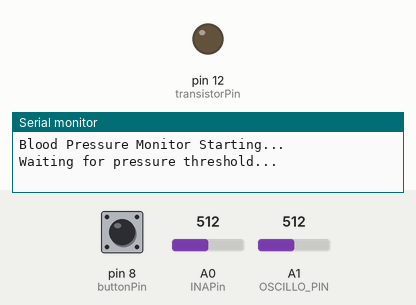
Recording of a sketch running on a simulated Arduino Uno, built with avr-gcc and run on an emulated ATmega328P. Parts: output pins drawn as LEDs (lit = HIGH), the last lines printed to the serial monitor. Inputs (shaded band) come from the test bench; at power-on: pin 8 (buttonPin) LOW, A0 (INAPin) = 512, A1 (OSCILLO_PIN) = 512.

Above: at 1.2 s.
1.3 s: pin 8 (buttonPin) pulled HIGH for 0.15 s
At 1.7 s:
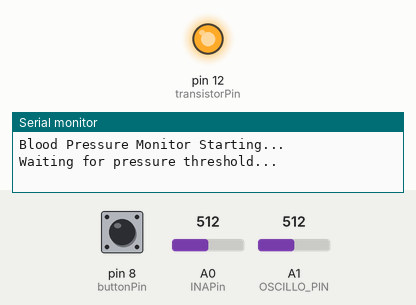
2.9 s: A0 (INAPin) set to 627
4.4 s: A0 (INAPin) set to 649
At 5.2 s:
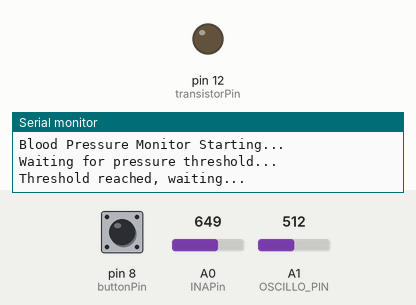
6.9 s: pin 8 (buttonPin) pulled HIGH for 3.2 s
At 8.3 s:
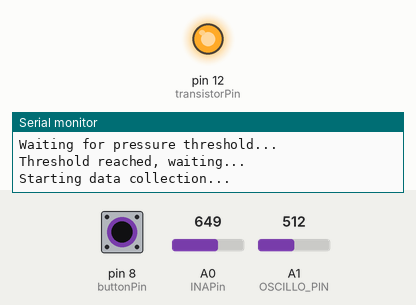
Timing chart, 0 to 11.6 s (numbered marks = the images above; inputs shaded):
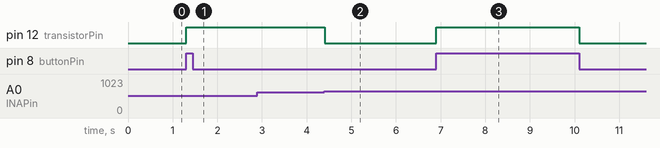

The sketch:

automatic_bp_cuff.ino
```cpp
/*
 * Arduino Oscillometric Blood Pressure Monitor
 *
 * This program inflates a blood pressure cuff, then samples
 * pressure and oscillometric signals during deflation to estimate:
 *  - Systolic BP
 *  - Diastolic BP
 *  - Mean Arterial Pressure (MAP)
 *  - Heart Rate
 *
 */

#include <Arduino.h>

/* -------- Pin definitions -------- */
#define buttonPin 8        // Start button
#define transistorPin 12   // Pump control (via transistor)
#define INAPin A0          // Pressure signal used for pump cutoff

const int PRESSURE_PIN = A0;  // DC pressure signal
const int OSCILLO_PIN  = A1;  // AC oscillometric signal

/* -------- Constants -------- */
const int SAMPLE_RATE = 30;          // 30 Hz sampling
const int WINDOW_SIZE = 30;          // 1 second window
const int TOTAL_SECONDS = 30;        // Total measurement time
const float VOLTS_TO_MMHG = 50.0;    // Voltage to pressure conversion
const unsigned long INITIAL_DELAY = 1000;

const unsigned long SAMPLE_INTERVAL = 1000 / SAMPLE_RATE;

/* -------- Pump control -------- */
bool pumpOn = false;
bool thresholdReached = false;

/* -------- Data storage -------- */
struct BPReading {
  float amplitude;   // Peak-to-peak oscillation amplitude
  float pressure;    // Average pressure during this window
};

BPReading readings[TOTAL_SECONDS];

/* -------- Buffers -------- */
float oscillometricBuffer[WINDOW_SIZE];
float pressureBuffer[WINDOW_SIZE];

int bufferIndex = 0;
int secondCounter = 0;

float maxVal = -999;
float minVal = 999;
float maxPressure = 0;
float minPressure = 0;

/* -------- MAP tracking -------- */
float maxAmplitude = 0;
int maxAmplitudeIndex = 0;

/* -------- State machine -------- */
enum State {
  WAITING_FOR_SIGNAL,
  DELAY_AFTER_THRESHOLD,
  PROCESSING_SIGNAL,
  COMPLETE
};

State currentState = WAITING_FOR_SIGNAL;

unsigned long stateTimer = 0;
unsigned long sampleTimer = 0;

/* -------- Heart rate detection -------- */
enum OscillationState {
  RISING_STATE,
  FALLING_STATE
};

OscillationState oscillationState = FALLING_STATE;

float prevOscillometric = 0;
unsigned int numPeaks = 0;
unsigned int pulseStart = 0;
unsigned int pulseEnd = 0;

/* -------- Function prototypes -------- */
void calculateBloodPressure();
float findPressureAtAmplitude(float targetAmplitude, bool searchBackward);

void setup() {
  pinMode(buttonPin, INPUT);
  pinMode(transistorPin, OUTPUT);

  Serial.begin(115200);
  Serial.println("Blood Pressure Monitor Starting...");
  Serial.println("Waiting for pressure threshold...");
}

void loop() {

  /* ---- Pump control ---- */
  if (digitalRead(buttonPin)) {
    pumpOn = true;
  }

  if (pumpOn) {
    digitalWrite(transistorPin, HIGH);   // Turn pump on
    if (analogRead(INAPin) > 635) {      // ~3V cutoff
      pumpOn = false;
      thresholdReached = true;
    }
  } else {
    digitalWrite(transistorPin, LOW);    // Turn pump off
  }

  /* ---- Read signals ---- */
  float pressureValue =
    analogRead(PRESSURE_PIN) * (5.0 / 1023.0);
  float oscillometricValue =
    analogRead(OSCILLO_PIN) * (5.0 / 1023.0);

  float pressure_mmHg = pressureValue * VOLTS_TO_MMHG;

  /* ---- State machine ---- */
  switch (currentState) {

    case WAITING_FOR_SIGNAL:
      if (thresholdReached) {
        Serial.println("Threshold reached, waiting...");
        currentState = DELAY_AFTER_THRESHOLD;
        stateTimer = millis();
      }
      break;

    case DELAY_AFTER_THRESHOLD:
      if (millis() - stateTimer >= INITIAL_DELAY) {
        Serial.println("Starting data collection...");
        currentState = PROCESSING_SIGNAL;
        sampleTimer = millis();
      }
      break;

    case PROCESSING_SIGNAL:
      if (millis() - sampleTimer >= SAMPLE_INTERVAL) {

        /* ---- Simple peak detection for heart rate ---- */
        if (oscillationState == RISING_STATE) {
          if (prevOscillometric > oscillometricValue) {
            oscillationState = FALLING_STATE;
            numPeaks++;
            if (numPeaks == 15) pulseStart = millis();
            if (numPeaks == 16) pulseEnd = millis();
          }
        } else {
          if (prevOscillometric < oscillometricValue) {
            oscillationState = RISING_STATE;
          }
        }

        prevOscillometric = oscillometricValue;
        sampleTimer = millis();

        /* ---- Store samples ---- */
        pressureBuffer[bufferIndex] = pressure_mmHg;
        oscillometricBuffer[bufferIndex] = oscillometricValue;

        /* ---- Track min/max for this second ---- */
        if (oscillometricValue > maxVal) {
          maxVal = oscillometricValue;
          maxPressure = pressure_mmHg;
        }
        if (oscillometricValue < minVal) {
          minVal = oscillometricValue;
          minPressure = pressure_mmHg;
        }

        bufferIndex++;

        /* ---- Process 1-second window ---- */
        if (bufferIndex >= WINDOW_SIZE) {
          float peakToPeak = maxVal - minVal;
          float avgPressure = (maxPressure + minPressure) / 2.0;

          readings[secondCounter].amplitude = peakToPeak;
          readings[secondCounter].pressure = avgPressure;

          if (peakToPeak > maxAmplitude && secondCounter > 0) {
            maxAmplitude = peakToPeak;
            maxAmplitudeIndex = secondCounter;
          }

          bufferIndex = 0;
          maxVal = -999;
          minVal = 999;
          secondCounter++;

          if (secondCounter >= TOTAL_SECONDS) {
            calculateBloodPressure();
            currentState = COMPLETE;
          }
        }
      }
      break;

    case COMPLETE:
      delay(3000);
      break;
  }
}

/* -------- Final BP calculations -------- */
void calculateBloodPressure() {
  float map = readings[maxAmplitudeIndex].pressure;

  float systolic =
    findPressureAtAmplitude(0.55 * maxAmplitude, true);

  float diastolic =
    findPressureAtAmplitude(0.75 * maxAmplitude, false);

  Serial.println("\n--- RESULTS ---");
  Serial.print("Systolic: ");  Serial.print(systolic);  Serial.println(" mmHg");
  Serial.print("Diastolic: "); Serial.print(diastolic); Serial.println(" mmHg");
  Serial.print("MAP: ");       Serial.print(map);       Serial.println(" mmHg");

  float dt = (pulseEnd - pulseStart) * 0.001;
  if (dt > 0) {
    Serial.print("Heart Rate: ");
    Serial.print(60.0 / dt);
    Serial.println(" BPM");
  }
}

/* -------- Helper function -------- */
float findPressureAtAmplitude(float targetAmplitude, bool searchBackward) {
  float bestDiff = 999;
  int bestIndex = maxAmplitudeIndex;

  if (searchBackward) {
    for (int i = maxAmplitudeIndex; i >= 0; i--) {
      float diff = abs(readings[i].amplitude - targetAmplitude);
      if (diff < bestDiff) {
        bestDiff = diff;
        bestIndex = i;
      }
    }
  } else {
    for (int i = maxAmplitudeIndex; i < TOTAL_SECONDS; i++) {
      float diff = abs(readings[i].amplitude - targetAmplitude);
      if (diff < bestDiff) {
        bestDiff = diff;
        bestIndex = i;
      }
    }
  }

  return readings[bestIndex].pressure;
}
```

Measured:
- the behaviour switches between 635 and 636 on A0 (INAPin) (found by bisection; images 1 and 2)
- after the input at 1.3 s, pin 12 (transistorPin): LOW → HIGH at once
- after the input at 2.9 s, every drawn part: stays the same
- after the input at 4.4 s, pin 12 (transistorPin): HIGH → LOW at once
- after the input at 6.9 s, pin 12 (transistorPin): LOW → HIGH at once, → LOW 3.2 s later
